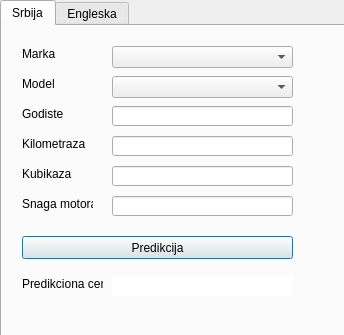
<?xml version="1.0" encoding="UTF-8"?>
<ui version="4.0">
 <class>Dialog</class>
 <widget class="QDialog" name="Dialog">
  <property name="geometry">
   <rect>
    <x>0</x>
    <y>0</y>
    <width>344</width>
    <height>335</height>
   </rect>
  </property>
  <property name="windowTitle">
   <string>Dialog</string>
  </property>
  <widget class="QTabWidget" name="tabWidget">
   <property name="geometry">
    <rect>
     <x>0</x>
     <y>0</y>
     <width>351</width>
     <height>383</height>
    </rect>
   </property>
   <property name="autoFillBackground">
    <bool>false</bool>
   </property>
   <property name="tabShape">
    <enum>QTabWidget::Rounded</enum>
   </property>
   <property name="currentIndex">
    <number>0</number>
   </property>
   <property name="elideMode">
    <enum>Qt::ElideNone</enum>
   </property>
   <property name="usesScrollButtons">
    <bool>true</bool>
   </property>
   <property name="documentMode">
    <bool>false</bool>
   </property>
   <widget class="QWidget" name="serbian_tab">
    <attribute name="title">
     <string>Srbija</string>
    </attribute>
    <widget class="QLabel" name="brand_label">
     <property name="geometry">
      <rect>
       <x>20</x>
       <y>20</y>
       <width>71</width>
       <height>16</height>
      </rect>
     </property>
     <property name="text">
      <string>Marka</string>
     </property>
     <property name="buddy">
      <cstring>brand_select</cstring>
     </property>
    </widget>
    <widget class="QLabel" name="model_label">
     <property name="geometry">
      <rect>
       <x>20</x>
       <y>50</y>
       <width>71</width>
       <height>16</height>
      </rect>
     </property>
     <property name="text">
      <string>Model</string>
     </property>
     <property name="buddy">
      <cstring>model_select</cstring>
     </property>
    </widget>
    <widget class="QLabel" name="year_label">
     <property name="geometry">
      <rect>
       <x>20</x>
       <y>80</y>
       <width>71</width>
       <height>16</height>
      </rect>
     </property>
     <property name="text">
      <string>Godiste</string>
     </property>
     <property name="buddy">
      <cstring>year_edit</cstring>
     </property>
    </widget>
    <widget class="QLabel" name="mileage_label">
     <property name="geometry">
      <rect>
       <x>20</x>
       <y>110</y>
       <width>71</width>
       <height>16</height>
      </rect>
     </property>
     <property name="text">
      <string>Kilometraza</string>
     </property>
     <property name="buddy">
      <cstring>mileage_edit</cstring>
     </property>
    </widget>
    <widget class="QLabel" name="engine_size_label">
     <property name="geometry">
      <rect>
       <x>20</x>
       <y>140</y>
       <width>71</width>
       <height>16</height>
      </rect>
     </property>
     <property name="text">
      <string>Kubikaza</string>
     </property>
     <property name="buddy">
      <cstring>engine_size_edit</cstring>
     </property>
    </widget>
    <widget class="QLabel" name="engine_power_label">
     <property name="geometry">
      <rect>
       <x>20</x>
       <y>170</y>
       <width>71</width>
       <height>16</height>
      </rect>
     </property>
     <property name="text">
      <string>Snaga motora</string>
     </property>
     <property name="buddy">
      <cstring>engine_power_edit</cstring>
     </property>
    </widget>
    <widget class="QComboBox" name="brand_select">
     <property name="geometry">
      <rect>
       <x>110</x>
       <y>20</y>
       <width>181</width>
       <height>22</height>
      </rect>
     </property>
    </widget>
    <widget class="QComboBox" name="model_select">
     <property name="geometry">
      <rect>
       <x>110</x>
       <y>50</y>
       <width>181</width>
       <height>22</height>
      </rect>
     </property>
    </widget>
    <widget class="QLineEdit" name="year_edit">
     <property name="geometry">
      <rect>
       <x>110</x>
       <y>80</y>
       <width>181</width>
       <height>20</height>
      </rect>
     </property>
    </widget>
    <widget class="QLineEdit" name="mileage_edit">
     <property name="geometry">
      <rect>
       <x>110</x>
       <y>110</y>
       <width>181</width>
       <height>20</height>
      </rect>
     </property>
    </widget>
    <widget class="QLineEdit" name="engine_size_edit">
     <property name="geometry">
      <rect>
       <x>110</x>
       <y>140</y>
       <width>181</width>
       <height>20</height>
      </rect>
     </property>
    </widget>
    <widget class="QLineEdit" name="engine_power_edit">
     <property name="geometry">
      <rect>
       <x>110</x>
       <y>170</y>
       <width>181</width>
       <height>20</height>
      </rect>
     </property>
    </widget>
    <widget class="QPushButton" name="predict_button">
     <property name="geometry">
      <rect>
       <x>20</x>
       <y>210</y>
       <width>271</width>
       <height>23</height>
      </rect>
     </property>
     <property name="text">
      <string>Predikcija</string>
     </property>
     <property name="default">
      <bool>false</bool>
     </property>
     <property name="flat">
      <bool>false</bool>
     </property>
    </widget>
    <widget class="QLineEdit" name="prediction_price_edit">
     <property name="geometry">
      <rect>
       <x>110</x>
       <y>250</y>
       <width>181</width>
       <height>20</height>
      </rect>
     </property>
     <property name="frame">
      <bool>false</bool>
     </property>
     <property name="readOnly">
      <bool>true</bool>
     </property>
     <property name="clearButtonEnabled">
      <bool>false</bool>
     </property>
    </widget>
    <widget class="QLabel" name="prediction_price_label">
     <property name="geometry">
      <rect>
       <x>20</x>
       <y>250</y>
       <width>81</width>
       <height>16</height>
      </rect>
     </property>
     <property name="text">
      <string>Predikciona cena</string>
     </property>
     <property name="buddy">
      <cstring>prediction_price_edit</cstring>
     </property>
    </widget>
   </widget>
   <widget class="QWidget" name="english_tab">
    <attribute name="title">
     <string>Engleska</string>
    </attribute>
   </widget>
  </widget>
 </widget>
 <resources/>
 <connections>
  <connection>
   <sender>year_edit</sender>
   <signal>textChanged(QString)</signal>
   <receiver>year_edit</receiver>
   <slot>setText(QString)</slot>
   <hints>
    <hint type="sourcelabel">
     <x>222</x>
     <y>115</y>
    </hint>
    <hint type="destinationlabel">
     <x>221</x>
     <y>117</y>
    </hint>
   </hints>
  </connection>
  <connection>
   <sender>prediction_price_edit</sender>
   <signal>textChanged(QString)</signal>
   <receiver>prediction_price_edit</receiver>
   <slot>setText(QString)</slot>
   <hints>
    <hint type="sourcelabel">
     <x>195</x>
     <y>297</y>
    </hint>
    <hint type="destinationlabel">
     <x>221</x>
     <y>291</y>
    </hint>
   </hints>
  </connection>
  <connection>
   <sender>engine_power_edit</sender>
   <signal>textChanged(QString)</signal>
   <receiver>engine_power_edit</receiver>
   <slot>setText(QString)</slot>
   <hints>
    <hint type="sourcelabel">
     <x>213</x>
     <y>202</y>
    </hint>
    <hint type="destinationlabel">
     <x>223</x>
     <y>198</y>
    </hint>
   </hints>
  </connection>
  <connection>
   <sender>engine_size_edit</sender>
   <signal>textChanged(QString)</signal>
   <receiver>engine_size_edit</receiver>
   <slot>setText(QString)</slot>
   <hints>
    <hint type="sourcelabel">
     <x>214</x>
     <y>171</y>
    </hint>
    <hint type="destinationlabel">
     <x>222</x>
     <y>166</y>
    </hint>
   </hints>
  </connection>
  <connection>
   <sender>mileage_edit</sender>
   <signal>textChanged(QString)</signal>
   <receiver>mileage_edit</receiver>
   <slot>setText(QString)</slot>
   <hints>
    <hint type="sourcelabel">
     <x>211</x>
     <y>142</y>
    </hint>
    <hint type="destinationlabel">
     <x>222</x>
     <y>140</y>
    </hint>
   </hints>
  </connection>
 </connections>
</ui>
